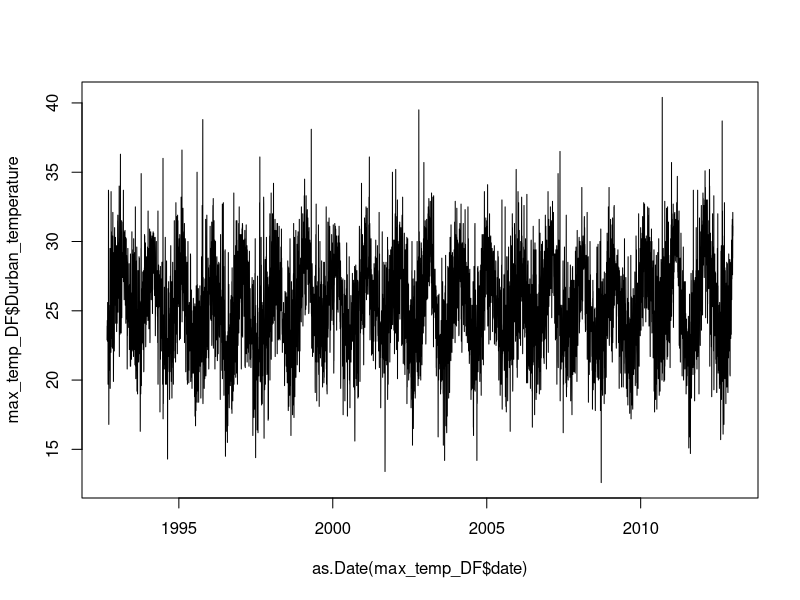
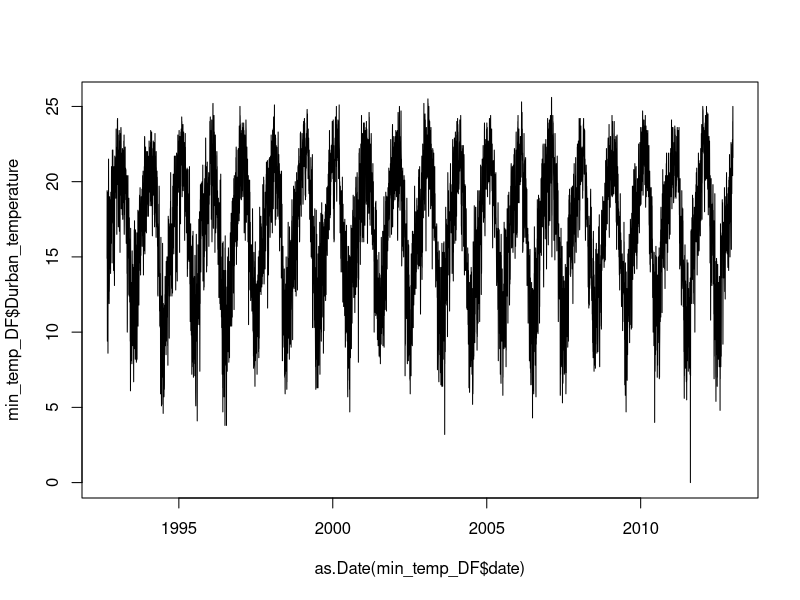
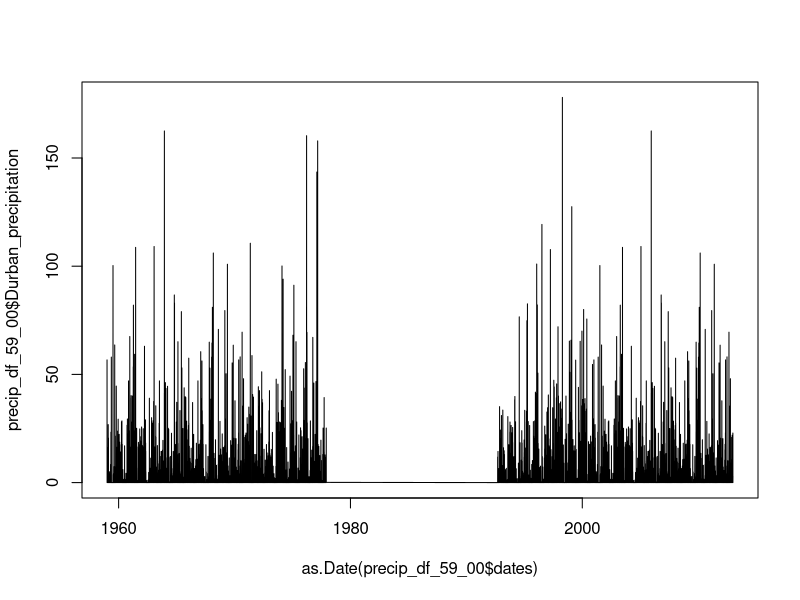

Write R code to recreate these figures, in order.
## Zinhle Mthombothi August 2019
# Weather data from Durban

library(tidyverse)
library(zoo)

rm(list = ls())

#max temperature data from Durban betwen 1992 to 2012
max_temp_Data <- read.delim("0240808A2_tasmax.txt",
                             stringsAsFactors =  F) #1992 to 2012
head(max_temp_Data)

#min temperature data from Durban betwen 1992 to 2012
min_temp_Data <- read.delim("0240808A2_tasmin.txt", 
                              stringsAsFactors =  F)
head(min_temp_Data)

#Dates
#max_temp_Data[1,]
startDate <- as.Date('1992/09/01', format = '%Y/%m/%d')
endDate <- as.Date('2012/12/31', format = '%Y/%m/%d')


#Function to clean the Durban data. Remove the first two rows with the date and coordinates
clean_temp_data <- function(temperature_df, start, end){
   
    temperature_df <- temperature_df[-c(1, 2),] #remove the first 2 rows with characters the other 3 have temp of -999
    dates_df <- start:end
    temperature_df <- as.numeric(temperature_df)
    temperature_df <- as.data.frame(temperature_df) #turn it back to dataframe 
    names(temperature_df) <- c("Durban_temperature")
    dates_data <- as.data.frame(dates_df)
    names(dates_data) <- c("dates")
    temperature_data <- as.data.frame(cbind(dates_data$dates, temperature_df$Durban_temperature)) #1992 to 2012
    names(temperature_data) <- c("date", "Durban_temperature")
    temperature_data <- temperature_data %>% filter((temperature_data$Durban_temperature != -999)) #removing the undefined values -999
     
 }

# Cleaned weather data frame
max_temp_DF <- clean_temp_data(max_temp_Data, startDate, endDate)
min_temp_DF <- clean_temp_data(min_temp_Data, startDate, endDate)

plot(as.Date(max_temp_DF$date), max_temp_DF$Durban_temperature, type = "l")
plot(as.Date(min_temp_DF$date), min_temp_DF$Durban_temperature, type = "l")
###***************************PRECIPITATION****************************************

#precipitation data from Durban betwen 1959 to 2000
precip_Durban <-  read.delim("0240808A2_pr.txt", 
                           stringsAsFactors =  F)
head(precip_Durban) #1959 to 2000

#dates
startDatePrecip1 <- as.Date('1959/01/01', format = '%Y/%m/%d')
endDatePrecip1 <- as.Date('2012/12/31', format = '%Y/%m/%d')

##precipitation data from Durban betwen 1871 and 2000
precip_Durban2 <-  read.delim("0240891_0_pr.txt", 
                            stringsAsFactors =  F)
head(precip_Durban2) #1871 to 2000

#dates
startDatePrecip2 <- as.Date('1871/10/01', format = '%Y/%m/%d')
endDatePrecip2 <- as.Date('2000/12/31', format = '%Y/%m/%d')


## function to clean precipitation data 

clean_precip_data <- function(precip_df, start, end){
    precip_df <- precip_df[-c(1, 2),] #remove the first 2 rows with characters the other 3 have temp of -999
    precip_df <- as.numeric(precip_df)
    precip_df <- as.data.frame(precip_df) #turn it back to dataframe
    dates_df <- startDatePrecip1:endDatePrecip1
    dates_data <- as.data.frame(dates_df)
    names(dates_data) <- c("dates")
    names(precip_df) <- c("Durban_precipitation")
    head(precip_df) #1992 to 2012
    precip_data <- as.data.frame(cbind(dates_data$dates, precip_df$Durban_precipitation)) #1992 to 2012
    names(precip_data) <- c("dates", "Durban_precipitation")
    precip_df <- precip_data %>%  filter((precip_data$Durban_precipitation != -999)) #removing the undefined values -999

}

#Clean precipitation DF
precip_df_59_00 <- clean_precip_data(precip_Durban)
precip2_df_71_00 <- clean_precip_data(precip_Durban2)
plot(as.Date(precip_df_59_00$dates), precip_df_59_00$Durban_precipitation, type = "l")
